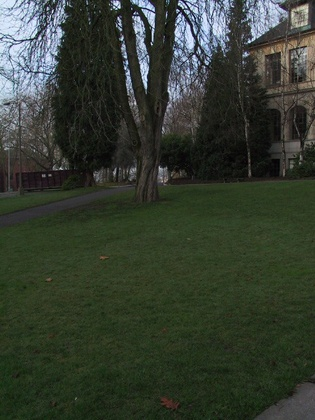
%> input picture denny/denny13.jpg, 315 x 420 px, shrunk from 480 x 640 before the run
$ octave lab09.m   (GNU Octave 9; MATLAB toolbox functions it lacks are replaced by stand-ins)
%> lines starting %> are read from the running program, lines starting %| are printed output that depends on the picture

run('vlfeat-0.9.20-bin/toolbox/vl_setup');
%> (this line was passed over: vl_setup is not available in this run)

img1 = im2single(imread('denny13.jpg'));
img2 = im2single(imread('denny14.jpg'));
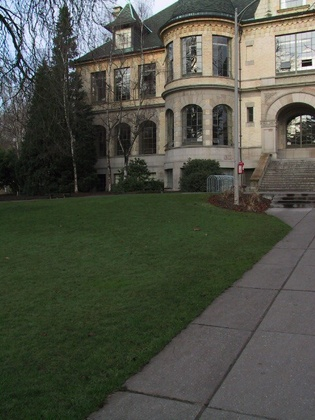
%> input picture denny/denny14.jpg, 315 x 420 px, shrunk from 480 x 640 before the run

%% SIFT feature extraction

I1 = rgb2gray(img1);
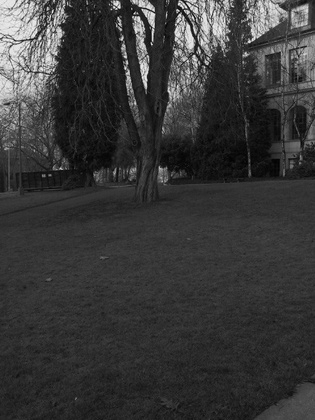
%> I1: size 420x315 single; min 0.00703, max 0.988, mean 0.224
I2 = rgb2gray(img2);
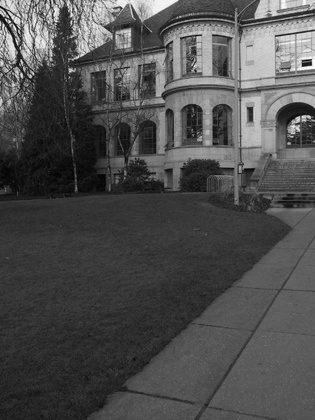
%> I2: size 420x315 single; min 0.00784, max 0.997, mean 0.309

%> (the run ends here)
